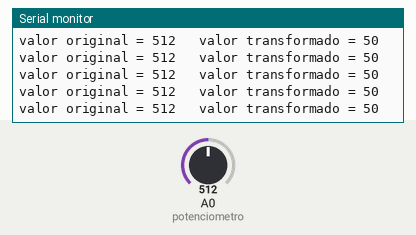
Simulated run of this sketch. Board: Arduino Uno, built with avr-gcc and run on an emulated ATmega328P. On the bench: the last lines printed to the serial monitor. The inputs (shaded band) are chosen by the test bench; at power-on: A0 (potenciometro) = 512.

Above: at 4.2 s.
4.3 s: A0 (potenciometro) set to 987
At 4.34 s:
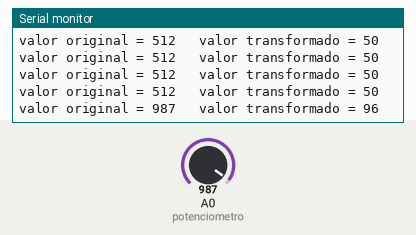
5.8 s: A0 (potenciometro) set to 1016
At 5.85 s:
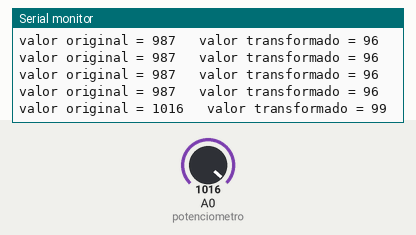
Timing chart, 0 to 8.8 s (numbered marks = the images above; inputs shaded):
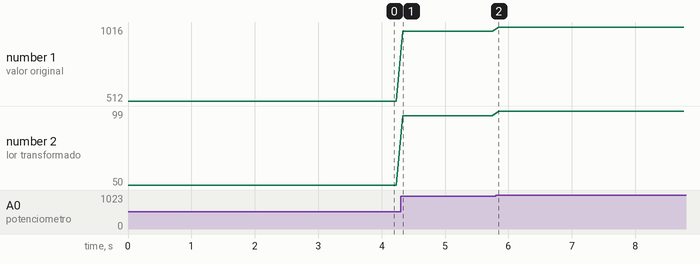

Measured:
- after the input at 4.3 s, the serial monitor: prints a new line at once (image 1)
- after the input at 5.8 s, the serial monitor: prints a new line at once (image 2)
- plotted number 1: 512 → 987 after the input at 4.3 s, 987 → 1016 after the input at 5.8 s
- plotted number 2: 50 → 96 after the input at 4.3 s, 96 → 99 after the input at 5.8 s

The sketch:

sketch_oct19-2.ino.ino
```cpp
// potenciomêtro
int potenciometro = 0;
int valorOriginal;
int valorTransformacao;

void setup() {
  Serial.begin(9600);
}

void loop() {
  valorOriginal = analogRead(potenciometro);
  // map faz a regra de 3.
  valorTransformacao = map(valorOriginal,0,1023,0,100);
  Serial.print("valor original = ");
  Serial.print(valorOriginal);
  Serial.print("\t valor transformado = ");
  Serial.println(valorTransformacao);
  delay(100);
}
```
